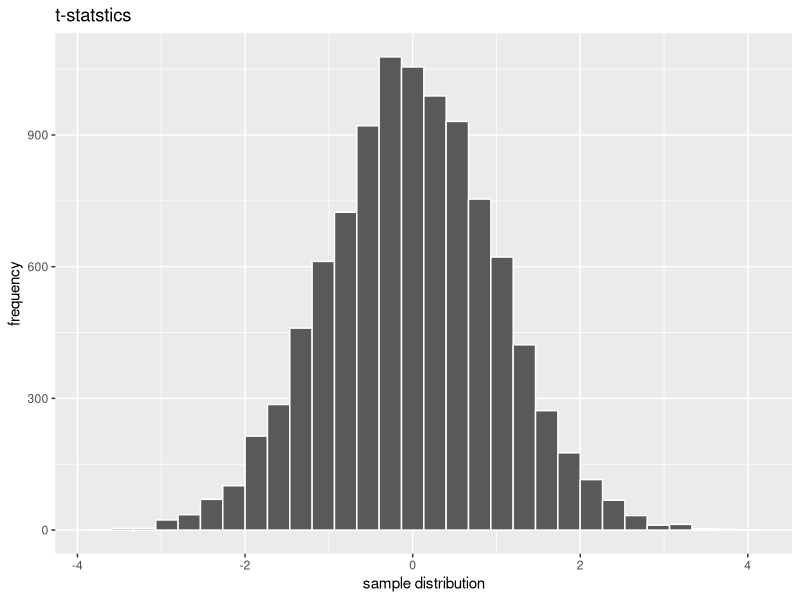

This figure's R source:
#t-statistics
head(precip)
t.statistic=function(thesample,thepopulation)
{
  numerator=mean(thesample)-mean(thepopulation)
  denominator=sd(thesample)/sqrt(length(thesample))
  tstat=numerator/denominator
  return (tstat)
}

precip.population=rnorm(100000,mean=38)
tstats=as.numeric(10000)
for (i in 1:tstats)
{
  a.sample=sample(precip.population,70)
  tstats[i]=t.statistic(a.sample,precip.population)
}
tmp=data.frame(val=tstats)
library(ggplot2)
qplot(tmp$val,xlab="sample distribution",ylab="frequency",main="t-statstics",geom='histogram',color=I("white"))
t.statistic(precip,precip.population)
t.test(precip,mu=38,alternative='less')
